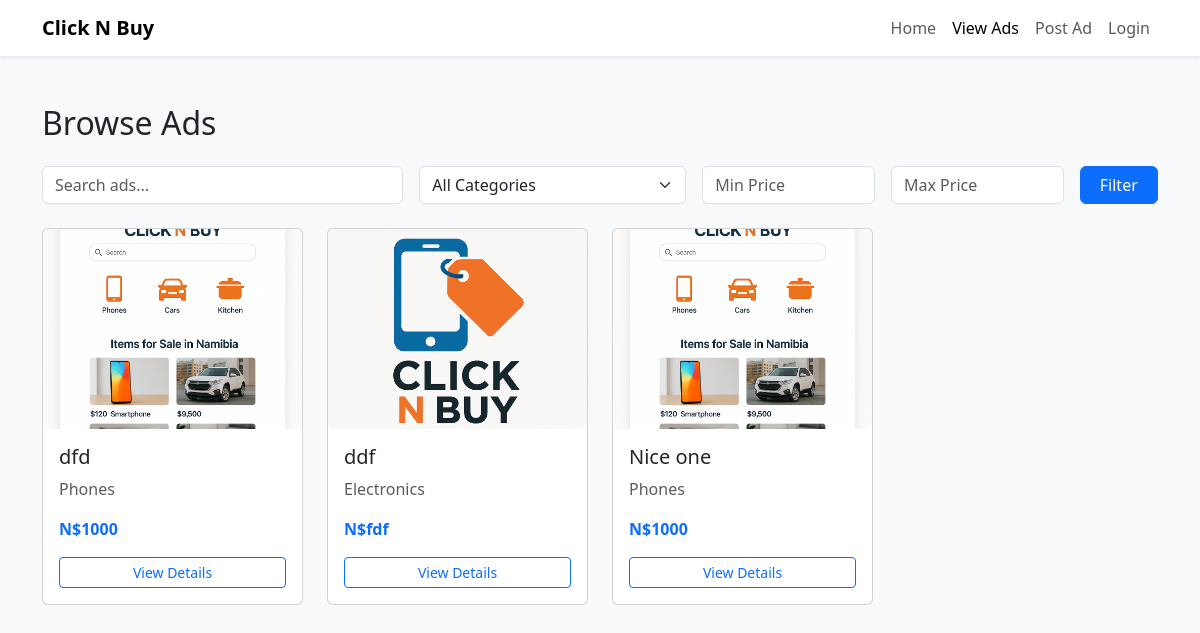
The app's page /ads, older data.
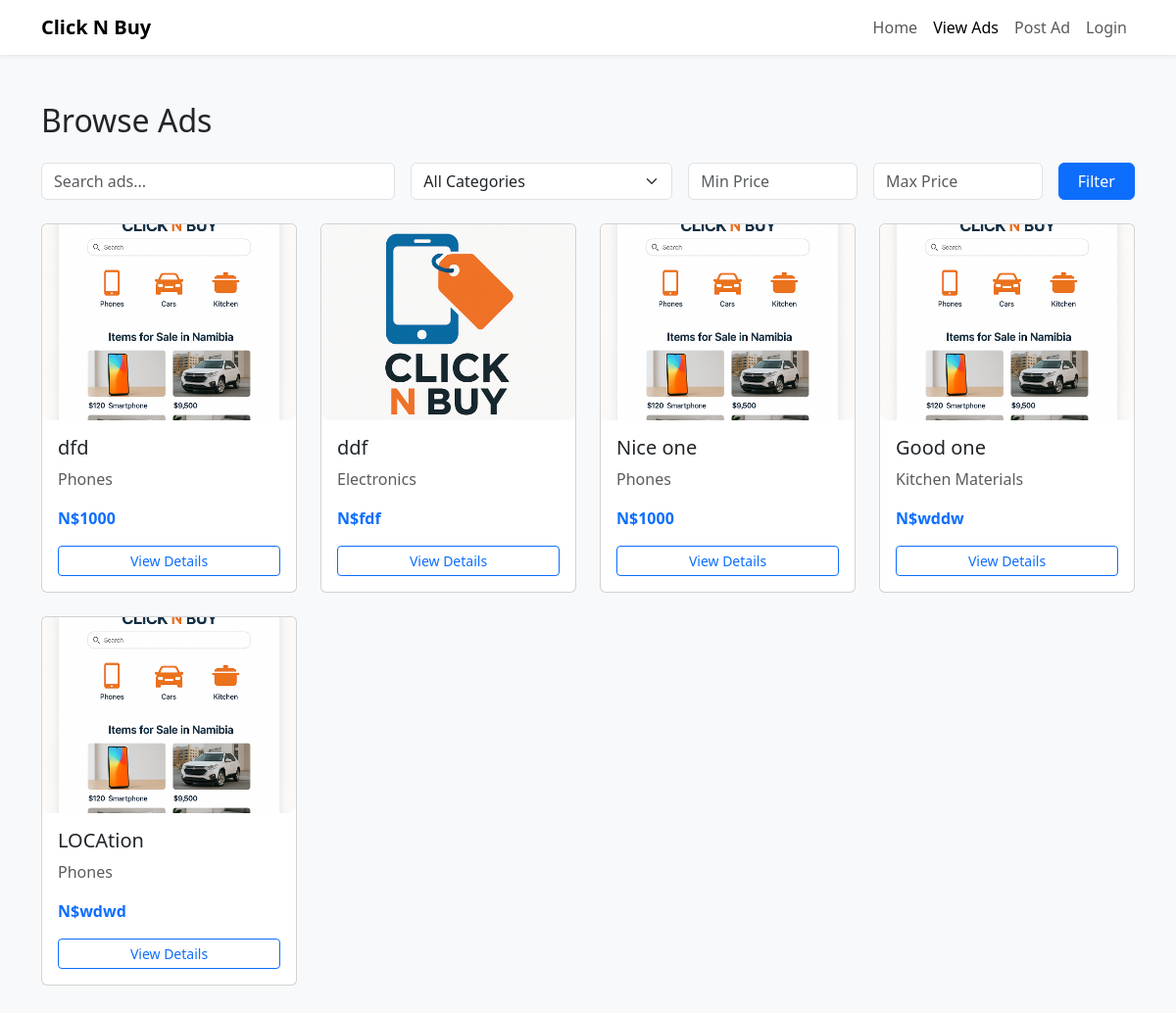
The same page, newer data.
### app.py (models this page shows)
class Ad(db.Model):
    id = db.Column(db.Integer, primary_key=True)
    title = db.Column(db.String(100))
    description = db.Column(db.Text)
    price = db.Column(db.String(50))
    category = db.Column(db.String(50))
    contact = db.Column(db.String(100))
    location = db.Column(db.String(100))
    user_id = db.Column(db.Integer, db.ForeignKey('user.id'), nullable=False)
    images = db.relationship('Image', backref='ad', lazy=True, cascade="all, delete-orphan")

class Image(db.Model):
    id = db.Column(db.Integer, primary_key=True)
    filename = db.Column(db.String(100), nullable=False)
    ad_id = db.Column(db.Integer, db.ForeignKey('ad.id'), nullable=False)

### app.py (the view)
@app.route('/ads')
def show_ads():
    query = request.args.get('q', '').strip().lower()
    selected_category = request.args.get('category', '')
    ads = Ad.query
    if query:
        ads = ads.filter(
            (Ad.title.ilike(f"%{query}%")) |
            (Ad.description.ilike(f"%{query}%"))
        )
    if selected_category:
        ads = ads.filter_by(category=selected_category)
    all_categories = db.session.query(Ad.category).distinct().all()
    categories = sorted(set(cat for (cat,) in all_categories if cat))
    return render_template('ads.html', ads=ads.all(), categories=categories)

### templates/ads.html (shortened to what this page needs)
<!DOCTYPE html>
<html lang="en">
<head>
  <link href="https://cdn.jsdelivr.net/npm/bootstrap@5.3.3/dist/css/bootstrap.min.css" rel="stylesheet" />
</head>
<body class="bg-light">
<nav class="navbar navbar-expand-lg navbar-light bg-white shadow-sm">
  <div class="container">
    <a class="navbar-brand fw-bold" href="{{ url_for('home') }}">Click N Buy</a>
    <div class="collapse navbar-collapse justify-content-end" id="navbarNav">
      <ul class="navbar-nav">
        <li class="nav-item"><a class="nav-link" href="{{ url_for('home') }}">Home</a></li>
        <li class="nav-item"><a class="nav-link active" href="{{ url_for('show_ads') }}">View Ads</a></li>
        <li class="nav-item"><a class="nav-link" href="{{ url_for('post_ad') }}">Post Ad</a></li>
        {% if session.get('user_id') %}
        <li class="nav-item"><a class="nav-link" href="{{ url_for('profile') }}">Profile</a></li>
        <li class="nav-item"><a class="nav-link" href="{{ url_for('logout') }}">Logout</a></li>
        {% else %}
        <li class="nav-item"><a class="nav-link" href="{{ url_for('login') }}">Login</a></li>
        {% endif %}
      </ul>
    </div>
  </div>
</nav>
<div class="container my-5">
  <h2 class="mb-4">Browse Ads</h2>
  <form method="GET" action="{{ url_for('show_ads') }}" class="row g-3 mb-4">
    <div class="col-md-4">
      <input type="text" class="form-control" name="search" placeholder="Search ads..." value="{{ request.args.get('search', '') }}">
    </div>
    <div class="col-md-3">
      <select name="category" class="form-select" onchange="this.form.submit()">
        <option value="">All Categories</option>
      </select>
    </div>
    <div class="col-md-2">
      <input type="number" name="min_price" class="form-control" placeholder="Min Price" value="{{ request.args.get('min_price', '') }}">
    </div>
    <div class="col-md-2">
      <input type="number" name="max_price" class="form-control" placeholder="Max Price" value="{{ request.args.get('max_price', '') }}">
    </div>
    <div class="col-md-1 d-grid">
      <button type="submit" class="btn btn-primary">Filter</button>
    </div>
  </form>
  {% if ads %}
    <div class="row g-4">
      {% for ad in ads %}
        <div class="col-sm-6 col-md-4 col-lg-3">
          <div class="card h-100">
            {% if ad.images %}
              <img src="{{ url_for('static', filename='uploads/' ~ ad.images[0].filename) }}" class="ad-image-preview" alt="Ad image">
            {% else %}
              <img src="{{ url_for('static', filename='images/default-ad.jpg') }}" class="ad-image-preview" alt="Default image">
            {% endif %}
            <div class="card-body">
              <h5 class="card-title">{{ ad.title }}</h5>
              <p class="card-text text-muted">{{ ad.category }}</p>
              <p class="fw-bold text-primary">N${{ ad.price }}</p>
              <a href="{{ url_for('ad_detail', ad_id=ad.id) }}" class="btn btn-sm btn-outline-primary w-100">View Details</a>
            </div>
          </div>
        </div>
      {% endfor %}
    </div>
  {% else %}
    <p>No ads found. Try different search or filters.</p>
  {% endif %}
</div>
</body>
</html>

### templates/ads.html (style rules this page uses)
.ad-image-preview { width: 100%; height: 200px; object-fit: cover; border-radius: 0.5rem; }

Row changes from the older to the newer data that the page shows:
added Ad: filename (picture), title "Good one", category "Kitchen Materials", price "wddw"
added Ad: filename (picture), title "LOCAtion", category "Phones", price "wdwd"
